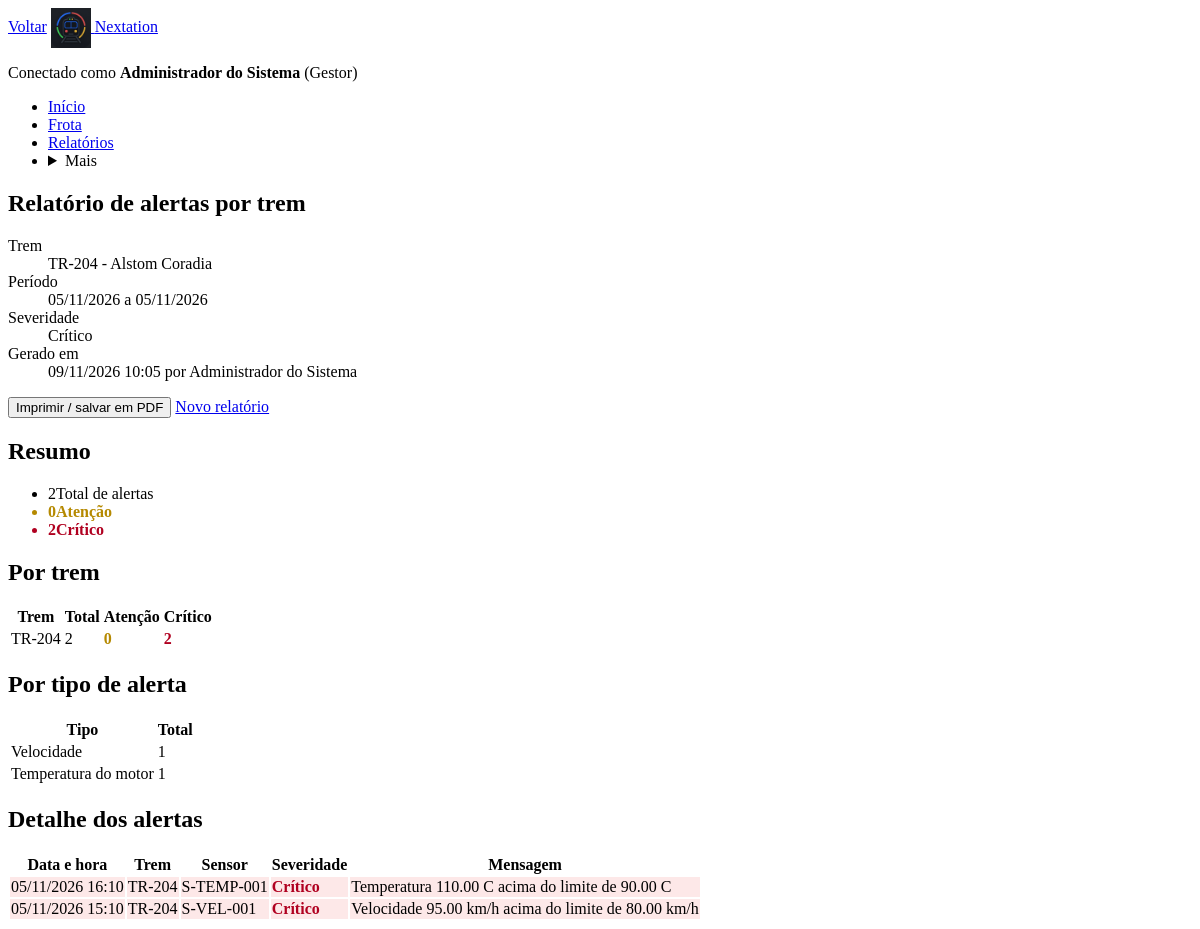
Page /visualiza_relatorio.php?id_relatorio=2 (signed in) on the committed database.
### tables this page shows
CREATE TABLE trens (
    id_trem INT NOT NULL AUTO_INCREMENT,
    prefixo VARCHAR(10) NOT NULL,
    modelo VARCHAR(60) NOT NULL,
    ano INT NOT NULL,
    status ENUM('em_operacao','manutencao','inativo') NOT NULL DEFAULT 'em_operacao',
    capacidade DECIMAL(8,2) NOT NULL,
    ultima_inspecao DATE NULL,
    PRIMARY KEY (id_trem),
    UNIQUE KEY uq_trens_prefixo (prefixo)
);

CREATE TABLE relatorios (
    id_relatorio INT NOT NULL AUTO_INCREMENT,
    id_usuario INT NOT NULL,
    tipo VARCHAR(40) NOT NULL,
    filtros VARCHAR(255) NOT NULL,
    gerado_em DATETIME NOT NULL,
    PRIMARY KEY (id_relatorio),
    CONSTRAINT fk_relatorios_usuarios FOREIGN KEY (id_usuario) REFERENCES usuarios (id_usuario) ON DELETE RESTRICT
);

CREATE TABLE usuarios (
    id_usuario INT NOT NULL AUTO_INCREMENT,
    nome VARCHAR(80) NOT NULL,
    login VARCHAR(30) NOT NULL,
    senha VARCHAR(255) NOT NULL,
    papel ENUM('administrador','maquinista','usuario_comum') NOT NULL,
    ativo TINYINT(1) NOT NULL DEFAULT 1,
    PRIMARY KEY (id_usuario),
    UNIQUE KEY uq_usuarios_login (login)
);

CREATE TABLE alertas (
    id_alerta INT NOT NULL AUTO_INCREMENT,
    id_leitura INT NOT NULL,
    tipo VARCHAR(40) NOT NULL,
    severidade ENUM('normal','atencao','critico') NOT NULL,
    mensagem VARCHAR(200) NOT NULL,
    data_hora DATETIME NOT NULL,
    PRIMARY KEY (id_alerta),
    CONSTRAINT fk_alertas_leituras FOREIGN KEY (id_leitura) REFERENCES leituras (id_leitura) ON DELETE CASCADE
);

CREATE TABLE sensores (
    id_sensor INT NOT NULL AUTO_INCREMENT,
    id_trem INT NOT NULL,
    codigo VARCHAR(20) NOT NULL,
    tipo VARCHAR(40) NOT NULL,
    localizacao VARCHAR(80),
    segmento VARCHAR(80),
    PRIMARY KEY (id_sensor),
    UNIQUE KEY uq_sensores_codigo (codigo),
    CONSTRAINT fk_sensores_trens FOREIGN KEY (id_trem) REFERENCES trens (id_trem) ON DELETE RESTRICT
);

### includes/funcoes.php (called while the page is built, shortened)
<?php
function e($texto)
{
    return htmlspecialchars((string)$texto, ENT_QUOTES, 'UTF-8');
}
function rotulosSeveridade()
{
    return ['normal' => 'Normal', 'atencao' => 'Atenção', 'critico' => 'Crítico'];
}

### includes/limites.php (called while the page is built, shortened)
<?php
function tiposSensor()
{
    return [
        'velocidade'        => 'Velocidade',
        'temperatura_motor' => 'Temperatura do motor',
        'consumo_energia'   => 'Consumo de energia',
        'localizacao'       => 'Localização',
    ];
}

### visualiza_relatorio.php (the view, shortened to what this page needs)
<?php
require __DIR__ . '/config/conexao.php';
require __DIR__ . '/includes/funcoes.php';
require __DIR__ . '/includes/limites.php';
$id_relatorio = (int)($_GET['id_relatorio'] ?? 0);
$stmt = $conexao->prepare(
    'SELECT relatorios.*, usuarios.nome FROM relatorios
     INNER JOIN usuarios ON usuarios.id_usuario = relatorios.id_usuario WHERE relatorios.id_relatorio = ?'
);
$stmt->bind_param('i', $id_relatorio);
$stmt->execute();
$rel = $stmt->get_result()->fetch_assoc();
$f = $rel ? json_decode($rel['filtros'], true) : null;
$id_trem    = (int)($f['id_trem'] ?? 0);
$severidade = in_array($f['severidade'] ?? '', ['atencao', 'critico'], true) ? $f['severidade'] : '';
$condicoes = ['alertas.data_hora >= ?', 'alertas.data_hora < DATE_ADD(?, INTERVAL 1 DAY)'];
$valores = [$f['data_inicio'], $f['data_fim']];
$tipos = 'ss';
if ($id_trem > 0) {
    $condicoes[] = 'sensores.id_trem = ?';
    $valores[] = $id_trem;
    $tipos .= 'i';
}
if ($severidade !== '') {
    $condicoes[] = 'alertas.severidade = ?';
    $valores[] = $severidade;
    $tipos .= 's';
}
$where = ' WHERE ' . implode(' AND ', $condicoes);
$from = ' FROM alertas
          INNER JOIN leituras ON leituras.id_leitura = alertas.id_leitura
          INNER JOIN sensores ON sensores.id_sensor = leituras.id_sensor
          INNER JOIN trens ON trens.id_trem = sensores.id_trem';
function executar($conexao, $sql, $tipos, $valores)
{
    $stmt = $conexao->prepare($sql);
    $stmt->bind_param($tipos, ...$valores);
    $stmt->execute();
    $res = $stmt->get_result();
    $linhas = $res->fetch_all(MYSQLI_ASSOC);
    return $linhas;
}
$por_trem = executar($conexao,
    "SELECT trens.prefixo, COUNT(*) AS total,
            SUM(alertas.severidade = 'atencao') AS atencao,
            SUM(alertas.severidade = 'critico') AS critico"
    . $from . $where . ' GROUP BY trens.id_trem, trens.prefixo ORDER BY critico DESC, total DESC, trens.prefixo',
    $tipos, $valores);
$por_tipo = executar($conexao,
    'SELECT alertas.tipo, COUNT(*) AS total' . $from . $where . ' GROUP BY alertas.tipo ORDER BY total DESC',
    $tipos, $valores);
$detalhe = executar($conexao,
    'SELECT alertas.data_hora, alertas.severidade, alertas.tipo, alertas.mensagem, sensores.codigo, trens.prefixo'
    . $from . $where . ' ORDER BY alertas.data_hora DESC, alertas.id_alerta DESC LIMIT ' . LIMITE_DETALHE,
    $tipos, $valores);
$total = $atencao = $critico = 0;
foreach ($por_trem as $l) {
    $total   += (int)$l['total'];
    $atencao += (int)$l['atencao'];
    $critico += (int)$l['critico'];
}
$nome_trem = 'Todos os trens';
if ($id_trem > 0) {
    $stmt = $conexao->prepare('SELECT prefixo, modelo FROM trens WHERE id_trem = ?');
    $stmt->bind_param('i', $id_trem);
    $stmt->execute();
    $t = $stmt->get_result()->fetch_assoc();
    $nome_trem = $t ? $t['prefixo'] . ' - ' . $t['modelo'] : 'Trem removido';
}
require __DIR__ . '/includes/cabecalho.php';
?>
<section class="pagina-cabecalho">
    <h1 class="titulo-pagina">Relatório de alertas por trem</h1>
</section>
<section class="relatorio-filtros" aria-label="Filtros do relatório">
    <dl class="resumo-lista">
        <div class="resumo-item"><dt>Trem</dt><dd><?= e($nome_trem) ?></dd></div>
        <div class="resumo-item"><dt>Período</dt><dd><?= e(date('d/m/Y', strtotime($f['data_inicio']))) ?> a <?= e(date('d/m/Y', strtotime($f['data_fim']))) ?></dd></div>
        <div class="resumo-item"><dt>Severidade</dt><dd><?= $severidade === '' ? 'Atenção e crítico' : e(rotulosSeveridade()[$severidade]) ?></dd></div>
        <div class="resumo-item"><dt>Gerado em</dt><dd><?= e(date('d/m/Y H:i', strtotime($rel['gerado_em']))) ?> por <?= e($rel['nome']) ?></dd></div>
    </dl>
    <div class="acoes-pagina nao-imprimir">
        <button class="botao botao-secundario" type="button" onclick="window.print()">Imprimir / salvar em PDF</button>
        <a class="botao-link" href="gera_relatorio.php">Novo relatório</a>
    </div>
</section>
<?php if ($total === 0): ?>
    <p class="estado-vazio">Nenhum alerta encontrado para os filtros deste relatório.</p>
<?php else: ?>
<section class="painel-secao relatorio-resumo" aria-labelledby="titulo-resumo">
    <h2 id="titulo-resumo" class="subtitulo-secao">Resumo</h2>
    <ul class="indicadores">
        <li class="indicador"><span class="indicador-valor"><?= (int)$total ?></span><span class="indicador-rotulo">Total de alertas</span></li>
        <li class="indicador sev-atencao"><span class="indicador-valor"><?= (int)$atencao ?></span><span class="indicador-rotulo">Atenção</span></li>
        <li class="indicador sev-critico"><span class="indicador-valor"><?= (int)$critico ?></span><span class="indicador-rotulo">Crítico</span></li>
    </ul>
</section>
<section class="painel-secao" aria-labelledby="titulo-por-trem">
    <h2 id="titulo-por-trem" class="subtitulo-secao">Por trem</h2>
    <table class="tabela tabela-cartoes tabela-resumo-trem">
        <thead><tr><th scope="col">Trem</th><th scope="col">Total</th><th scope="col">Atenção</th><th scope="col">Crítico</th></tr></thead>
        <tbody>
        <?php foreach ($por_trem as $l): ?>
            <tr class="linha">
                <td class="celula-principal" data-label="Trem"><?= e($l['prefixo']) ?></td>
                <td data-label="Total"><?= (int)$l['total'] ?></td>
                <td class="sev-atencao" data-label="Atenção"><?= (int)$l['atencao'] ?></td>
                <td class="sev-critico" data-label="Crítico"><?= (int)$l['critico'] ?></td>
            </tr>
        <?php endforeach; ?>
        </tbody>
    </table>
</section>
<section class="painel-secao" aria-labelledby="titulo-por-tipo">
    <h2 id="titulo-por-tipo" class="subtitulo-secao">Por tipo de alerta</h2>
    <table class="tabela tabela-cartoes tabela-resumo-tipo">
        <thead><tr><th scope="col">Tipo</th><th scope="col">Total</th></tr></thead>
        <tbody>
        <?php foreach ($por_tipo as $l): ?>
            <tr class="linha">
                <td class="celula-principal" data-label="Tipo"><?= e(tiposSensor()[$l['tipo']] ?? $l['tipo']) ?></td>
                <td data-label="Total"><?= (int)$l['total'] ?></td>
            </tr>
        <?php endforeach; ?>
        </tbody>
    </table>
</section>
<section class="painel-secao" aria-labelledby="titulo-detalhe">
    <h2 id="titulo-detalhe" class="subtitulo-secao">Detalhe dos alertas</h2>
    <table class="tabela tabela-cartoes tabela-detalhe">
        <thead><tr><th scope="col">Data e hora</th><th scope="col">Trem</th><th scope="col">Sensor</th><th scope="col">Severidade</th><th scope="col">Mensagem</th></tr></thead>
        <tbody>
        <?php foreach ($detalhe as $d): ?>
            <tr class="linha<?= $d['severidade'] === 'critico' ? ' linha-critica' : '' ?>">
                <td data-label="Data e hora"><?= e(date('d/m/Y H:i', strtotime($d['data_hora']))) ?></td>
                <td class="celula-principal" data-label="Trem"><?= e($d['prefixo']) ?></td>
                <td data-label="Sensor"><?= e($d['codigo']) ?></td>
                <td class="sev-<?= e($d['severidade']) ?>" data-label="Severidade"><?= e(rotulosSeveridade()[$d['severidade']] ?? $d['severidade']) ?></td>
                <td data-label="Mensagem"><?= e($d['mensagem']) ?></td>
            </tr>
        <?php endforeach; ?>
        </tbody>
    </table>
</section>
<?php endif; ?>
<?php require __DIR__ . '/includes/rodape.php'; ?>

### assets/css/estilo.css (style rules this page uses)
.status-atencao, .sev-atencao { color: #b58900; font-weight: bold; }
.status-critico, .sev-critico { color: #b00020; font-weight: bold; }
.linha-critica { background: #fde8e8; }

### rows in the picture
trens: nome_trem "TR-204 - Alstom Coradia"
relatorios: filtros "05/11/2026", filtros "Crítico", gerado_em "09/11/2026 10:05", id_usuario.nome "Administrador do Sistema"
alertas: data_hora "05/11/2026 16:10", trens.prefixo "TR-204", sensores.codigo "S-TEMP-001", severidade "Crítico", mensagem "Temperatura 110.00 C acima do limite de 90.00 C"
alertas: data_hora "05/11/2026 15:10", trens.prefixo "TR-204", sensores.codigo "S-VEL-001", severidade "Crítico", mensagem "Velocidade 95.00 km/h acima do limite de 80.00 km/h"

### other values in the picture
$_SESSION['usuario_nome'] "Administrador do Sistema"
rotuloPapel($_SESSION['usuario_papel']) "Gestor"
$total "2"
$atencao "0"
$critico "2"
$l['prefixo'] "TR-204"
$l['total'] "2"
$l['atencao'] "0"
$l['critico'] "2"
tiposSensor()[$l['tipo']] "Velocidade"
$l['total'] "1"
tiposSensor()[$l['tipo']] "Temperatura do motor"
